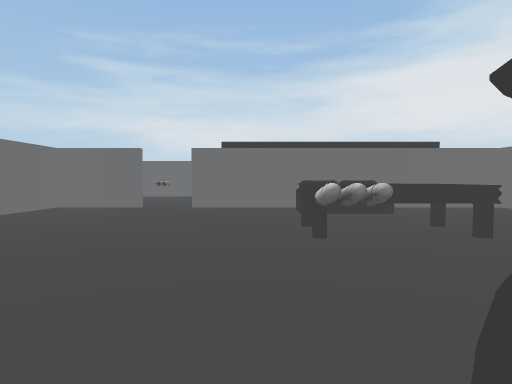
View 1 (above)

24 first-person views from a walk through a 3-D level made in the Unity game engine. The camera is 1.2 m above the floor, tilts 2° down and sees 75° across. The floor is counted in squares, 2 m on a side. Each view is taken from the middle of a square. On the plan, view 1 faces up. The plan holds only what a view shows up to about 10 squares ahead; the rest is blank. The place goes on beyond the plan. The player character is not drawn. Surface patterns are stand-ins for the level's own textures.

View 2
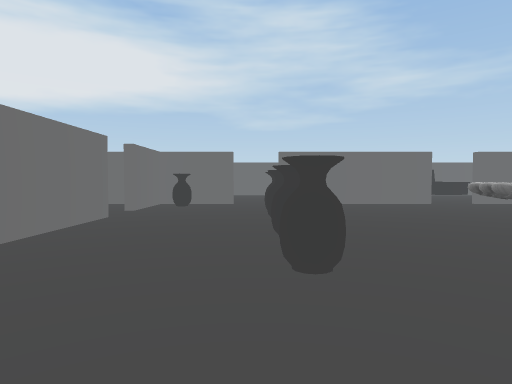

View 3
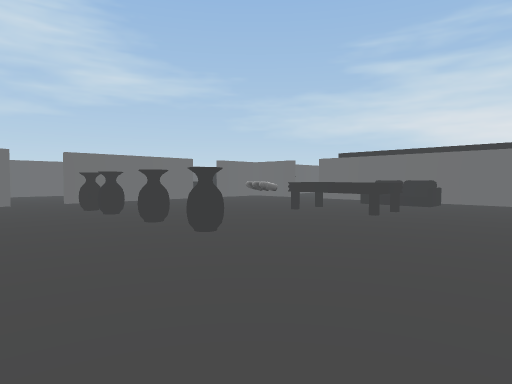

View 4
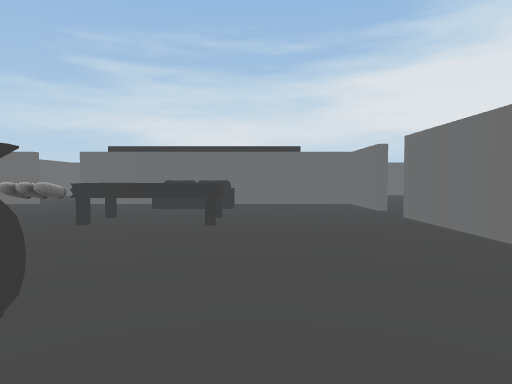

View 5
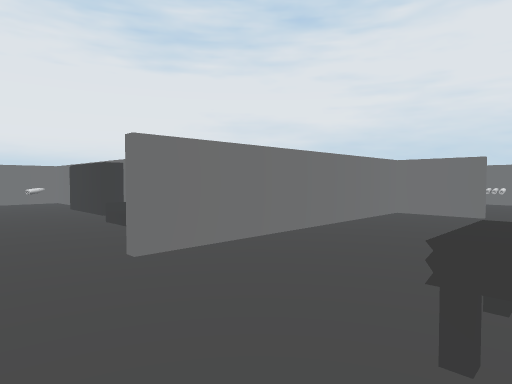

View 6
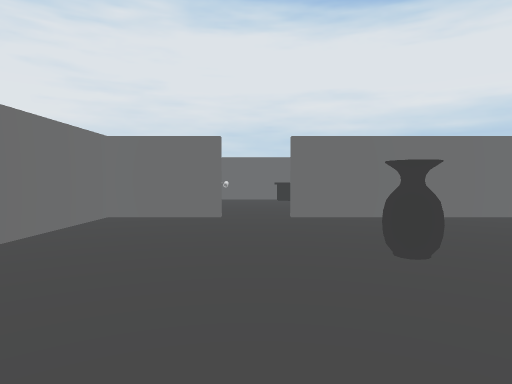

View 7
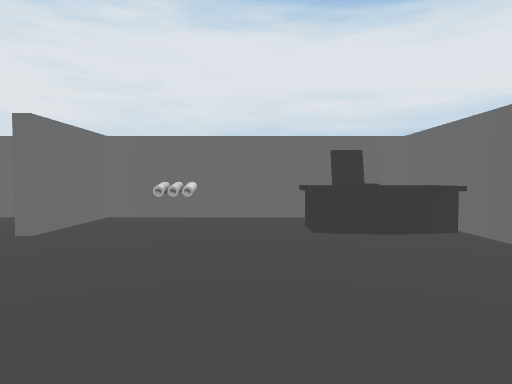

View 8
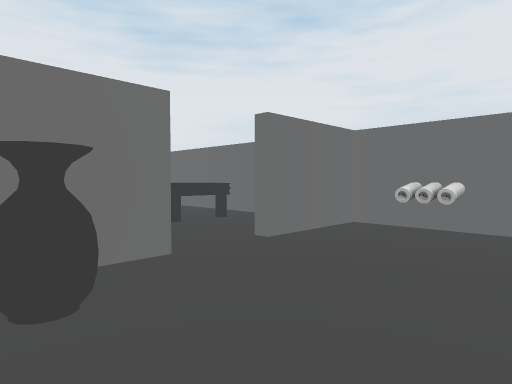

View 9
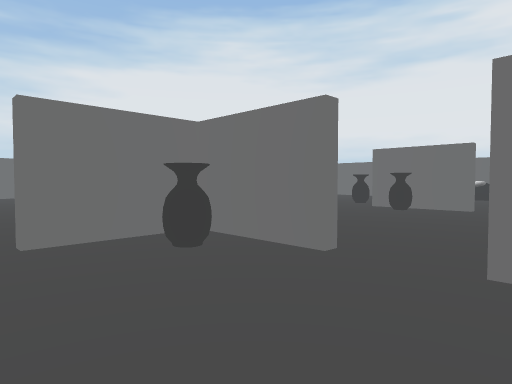

View 10
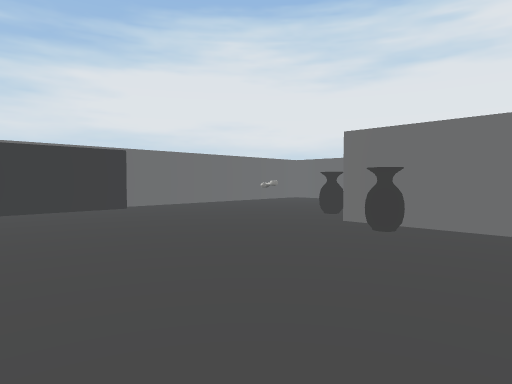

View 11
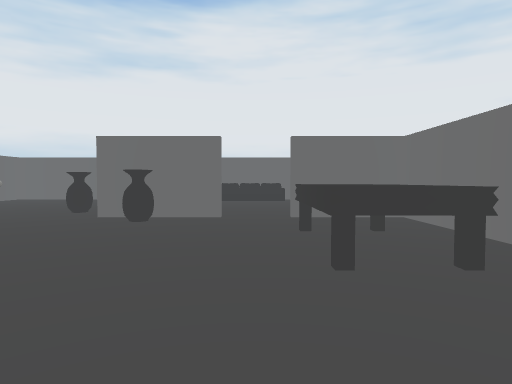

View 12
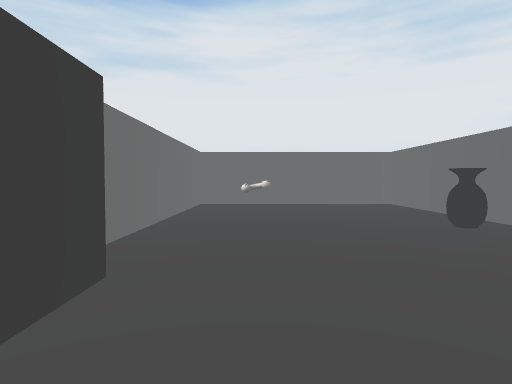

View 13
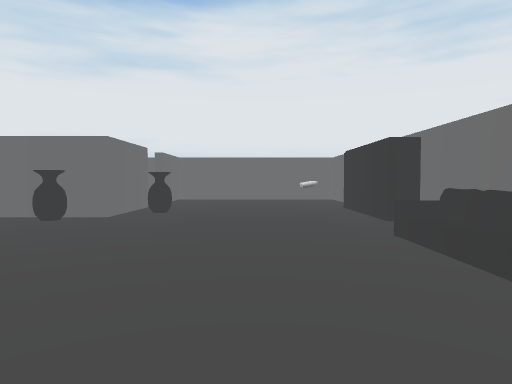

View 14
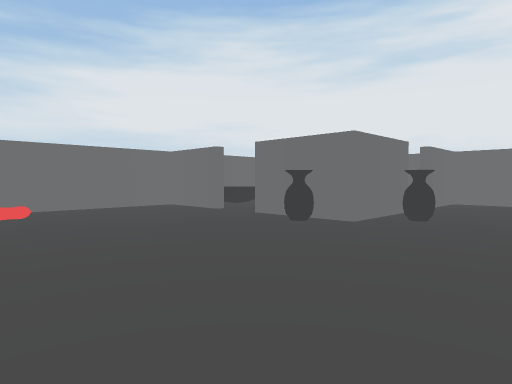

View 15
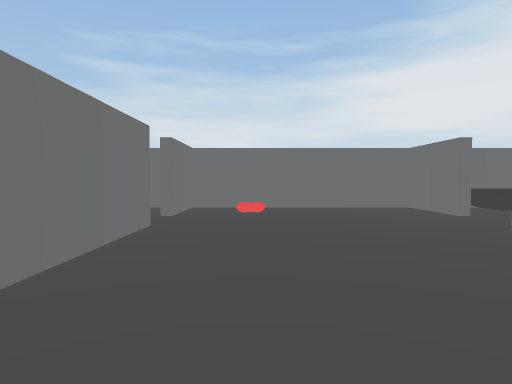

View 16
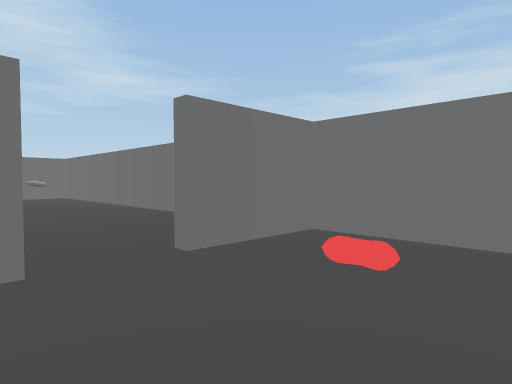

View 17
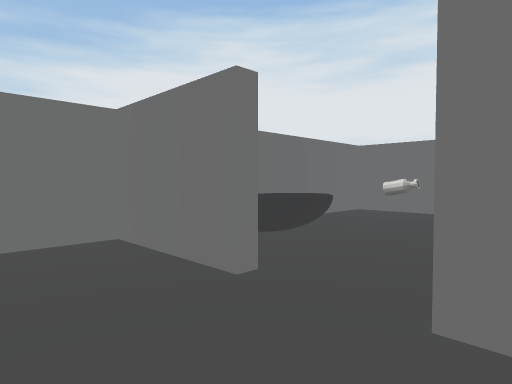

View 18
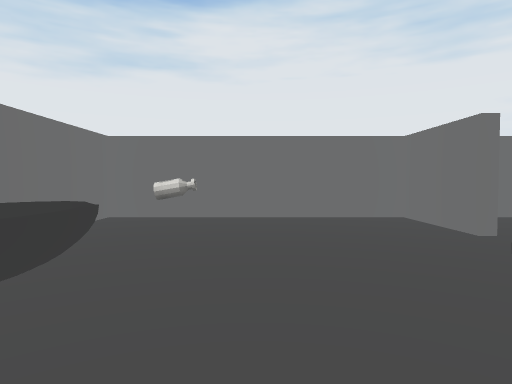

View 19
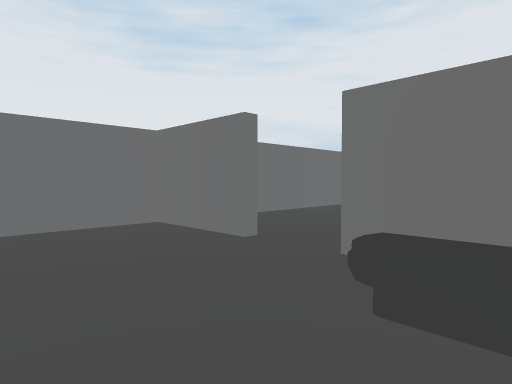

View 20
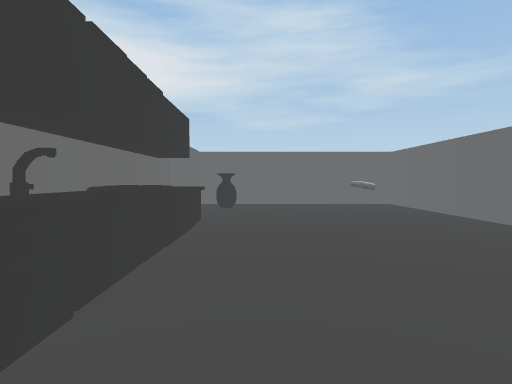

View 21
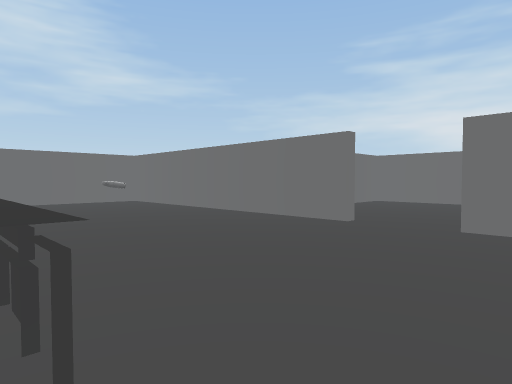

View 22
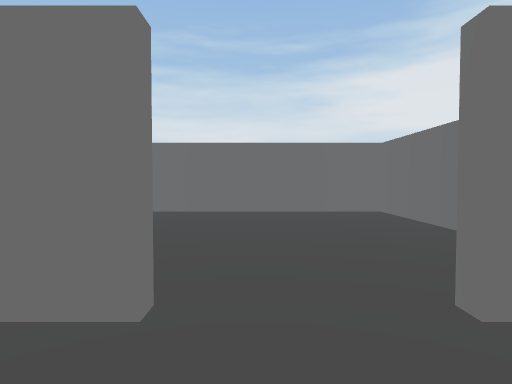

View 23
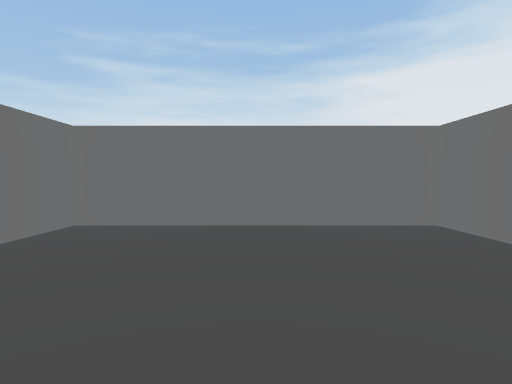

View 24
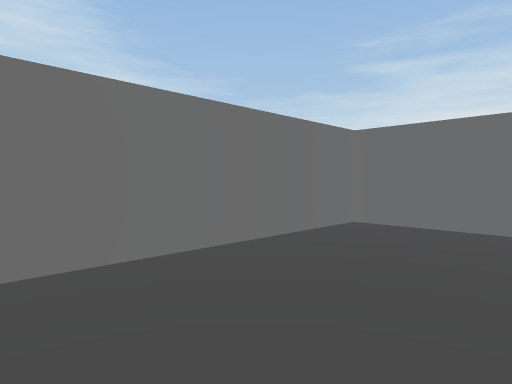

### Floor plan
Ten units are one square. View 1 is at (0, 0); x grows to the right and y downward. Boxes are objects, and circles mark ways between rooms. Rooms are numbered by the first view taken in them; rooms with no view inside come last. Other rooms are left out.
<svg viewBox="-50 -179 210 258">
<path fill="none" stroke="#000" d="M54 -15 54 -45M-15 24 25 24M35 24 55 24M54 -55 54 -74 -15 -74M-44 5 -44 24 -25 24M-44 -45 -44 -5M-25 -74 -45 -74M54 31 54 4M-44 -70 -44 -55M35 -83 30 -83M54 45 54 31M55 26 35 26M16 74 54 74 54 55M6 64 6 74M112 -76 125 -76M125 -74 104 -74M141 -26 154 -26 154 -124 124 -124M135 -76 155 -76M154 -74 135 -74M114 24 154 24 154 -24 100 -24M56 -95 56 -68M104 -114 104 -124 56 -124 56 -105M104 45 104 24M69 74 104 74 104 55M18 -78 25 -78M-8 -83 31 -83M26 -124 -44 -124 -44 -70M-15 -76 22 -76M50 -124 39 -124M-45 -76 -25 -76M54 -149 54 -174 6 -174 6 -132"/>
<rect x="-25" y="-5" width="10" height="10" fill="#bbb"><title>vase</title></rect>
<rect x="-15" y="-5" width="10" height="10" fill="#bbb"><title>vase</title></rect>
<rect x="5" y="-5" width="10" height="10" fill="#bbb"><title>vase</title></rect>
<rect x="5" y="-25" width="10" height="10" fill="#bbb"><title>ammo</title></rect>
<rect x="5" y="-45" width="20" height="10" fill="#bbb"><title>table</title></rect>
<rect x="15" y="-5" width="10" height="10" fill="#bbb"><title>vase</title></rect>
<rect x="15" y="-75" width="10" height="10" fill="#bbb"><title>sofa</title></rect>
<rect x="15" y="55" width="10" height="10" fill="#bbb"><title>chair</title></rect>
<rect x="35" y="55" width="10" height="10" fill="#bbb"><title>ammo</title></rect>
<rect x="65" y="55" width="30" height="10" fill="#bbb"><title>table</title></rect>
<rect x="65" y="-25" width="30" height="10" fill="#bbb"><title>other object</title></rect>
<rect x="65" y="-35" width="20" height="10" fill="#bbb"><title>sofa</title></rect>
<rect x="95" y="25" width="10" height="10" fill="#bbb"><title>vase</title></rect>
<rect x="95" y="-35" width="30" height="10" fill="#bbb"><title>other object</title></rect>
<rect x="95" y="-85" width="10" height="10" fill="#bbb"><title>vase</title></rect>
<rect x="105" y="15" width="10" height="10" fill="#bbb"><title>vase</title></rect>
<rect x="105" y="-95" width="20" height="20" fill="#bbb"><title>toilet</title></rect>
<rect x="105" y="-125" width="20" height="20" fill="#bbb"><title>bathtub</title></rect>
<rect x="125" y="-15" width="10" height="10" fill="#bbb"><title>bones</title></rect>
<rect x="135" y="-45" width="10" height="10" fill="#bbb"><title>other object</title></rect>
<rect x="135" y="-115" width="10" height="10" fill="#bbb"><title>other object</title></rect>
<rect x="-35" y="-85" width="10" height="10" fill="#bbb"><title>vase</title></rect>
<rect x="-35" y="-115" width="10" height="10" fill="#bbb"><title>other object</title></rect>
<circle cx="30" cy="30" r="3" fill="#2a7"/>
<circle cx="60" cy="-50" r="3" fill="#2a7"/>
<circle cx="-20" cy="-70" r="3" fill="#2a7"/>
<circle cx="60" cy="50" r="3" fill="#2a7"/>
<circle cx="60" cy="-100" r="3" fill="#2a7"/>
<circle cx="30" cy="-120" r="3" fill="#2a7"/>
<text x="10" y="-20">1</text>
<text x="40" y="50">2</text>
<text x="100" y="-40">3</text>
<text x="10" y="-100">4</text>
<text x="30" y="-150">5</text>
</svg>
Room 1 opens to room 2. Room 1 opens to room 3. Room 1 opens to room 4. Room 2 opens to room 3. Room 3 opens to room 4. Room 4 opens to room 5.

Where each view was taken, in squares from view 1:
view 1: 0 up, 0 right, facing up
view 2: 0 up, 4 right, facing left
view 3: 2 down, 5 right, facing up-left
view 4: 1 down, 3 right, facing up
view 5: 6 up, 2 right, facing down-right
view 6: 3 up, 3 right, facing down
view 7: 2 down, 3 right, facing down
view 8: 3 down, 3 right, facing down-right
view 9: 6 down, 3 right, facing up-right
view 10: 5 down, 6 right, facing up-right
view 11: 5 down, 5 right, facing right
view 12: 1 up, 7 right, facing right
view 13: 5 up, 5 right, facing right
view 14: 5 up, 6 right, facing up-right
view 15: 5 up, 7 right, facing up
view 16: 9 up, 8 right, facing up-left
view 17: 9 up, 9 right, facing up-right
view 18: 10 up, 10 right, facing right
view 19: 10 up, 11 right, facing down-right
view 20: 9 up, 4 right, facing left
view 21: 8 up, 5 right, facing up-left
view 22: 11 up, 3 right, facing up
view 23: 13 up, 3 right, facing up
view 24: 13 up, 3 right, facing up-left
